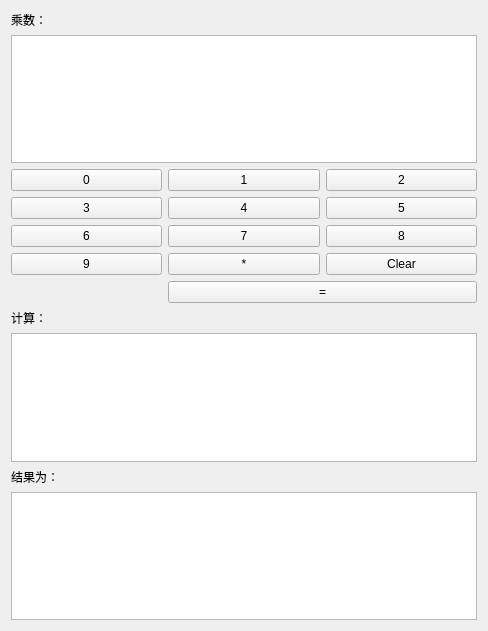
<?xml version="1.0" encoding="UTF-8"?>
<ui version="4.0">
 <class>Widget</class>
 <widget class="QWidget" name="Widget">
  <property name="geometry">
   <rect>
    <x>0</x>
    <y>0</y>
    <width>488</width>
    <height>631</height>
   </rect>
  </property>
  <property name="windowTitle">
   <string>Widget</string>
  </property>
  <layout class="QVBoxLayout" name="verticalLayout">
   <item>
    <widget class="QLabel" name="label_3">
     <property name="text">
      <string>乘数：</string>
     </property>
    </widget>
   </item>
   <item>
    <widget class="QTextEdit" name="textEdit1"/>
   </item>
   <item>
    <layout class="QGridLayout" name="gridLayout">
     <item row="0" column="0">
      <widget class="QPushButton" name="button0">
       <property name="text">
        <string>0</string>
       </property>
      </widget>
     </item>
     <item row="0" column="1">
      <widget class="QPushButton" name="button1">
       <property name="text">
        <string>1</string>
       </property>
      </widget>
     </item>
     <item row="0" column="2">
      <widget class="QPushButton" name="button2_2">
       <property name="text">
        <string>2</string>
       </property>
      </widget>
     </item>
     <item row="1" column="0">
      <widget class="QPushButton" name="button3_2">
       <property name="text">
        <string>3</string>
       </property>
      </widget>
     </item>
     <item row="1" column="1">
      <widget class="QPushButton" name="button4">
       <property name="text">
        <string>4</string>
       </property>
      </widget>
     </item>
     <item row="1" column="2">
      <widget class="QPushButton" name="button5">
       <property name="text">
        <string>5</string>
       </property>
      </widget>
     </item>
     <item row="2" column="0">
      <widget class="QPushButton" name="button6">
       <property name="text">
        <string>6</string>
       </property>
      </widget>
     </item>
     <item row="2" column="1">
      <widget class="QPushButton" name="button7">
       <property name="text">
        <string>7</string>
       </property>
      </widget>
     </item>
     <item row="2" column="2">
      <widget class="QPushButton" name="button8">
       <property name="text">
        <string>8</string>
       </property>
      </widget>
     </item>
     <item row="3" column="0">
      <widget class="QPushButton" name="button9">
       <property name="text">
        <string>9</string>
       </property>
      </widget>
     </item>
     <item row="3" column="1">
      <widget class="QPushButton" name="mutiplicationButton">
       <property name="text">
        <string>*</string>
       </property>
      </widget>
     </item>
     <item row="3" column="2">
      <widget class="QPushButton" name="clearButton">
       <property name="text">
        <string>Clear</string>
       </property>
      </widget>
     </item>
     <item row="4" column="1" colspan="2">
      <widget class="QPushButton" name="equalButton">
       <property name="text">
        <string>=</string>
       </property>
      </widget>
     </item>
    </layout>
   </item>
   <item>
    <widget class="QLabel" name="label_2">
     <property name="text">
      <string>计算：</string>
     </property>
    </widget>
   </item>
   <item>
    <widget class="QTextEdit" name="textEdit2"/>
   </item>
   <item>
    <widget class="QLabel" name="label">
     <property name="text">
      <string>结果为：</string>
     </property>
    </widget>
   </item>
   <item>
    <widget class="QTextEdit" name="textEdit3"/>
   </item>
  </layout>
 </widget>
 <layoutdefault spacing="6" margin="11"/>
 <resources/>
 <connections/>
</ui>
